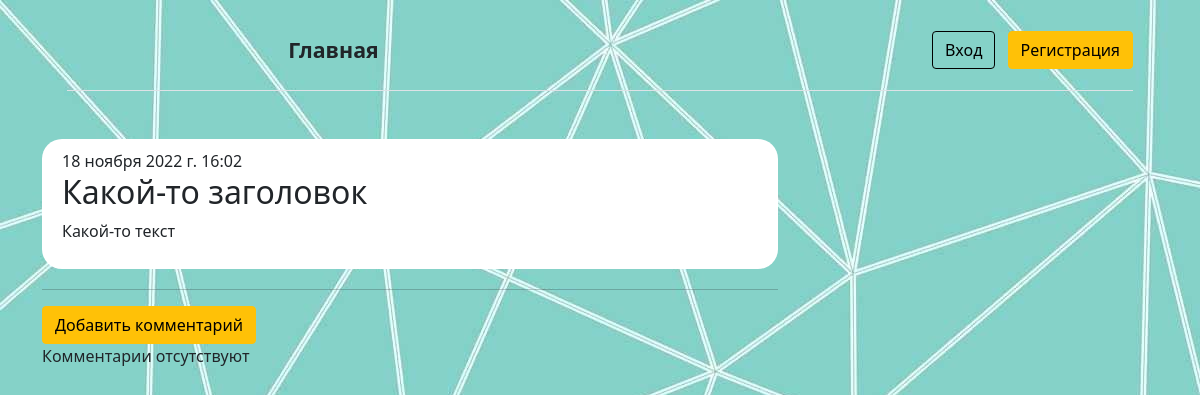
Page /blog/posts/1/ on the committed database.
### blog/models.py (models this page shows, shortened)
class Post(models.Model):
    author = models.ForeignKey(settings.AUTH_USER_MODEL,
                               on_delete=models.CASCADE)
    title = models.CharField(max_length=200, verbose_name="Заголовок")
    text = models.CharField(max_length=400, verbose_name="Текст статьи")
    created_date = models.DateTimeField(default=timezone.now,
                                        verbose_name="Дата создания")
    published_date = models.DateTimeField(blank=True,
                                          null=True,
                                          verbose_name="Дата публикации")
    is_published = models.BooleanField(default=False,
                                       verbose_name="Запись опубликована?")
    objects = PostManager()
    published = PostPublishedManager()
    def is_publish(self):
        return True if self.published_date else False
    class Meta:
        verbose_name = "Запись в блоге"
        verbose_name_plural = "Запись в блоге"

### blog/views.py (the view)
# urls.py: path('posts/<int:id>/', views.post_detail, name='post_detail'),
def post_detail(request, id):
    post = get_object_or_404(Post, id=id)
    if not post.is_publish() and not request.user.is_staff:
        raise Http404("Запись в блоге не найдена")
    return render(request, 'blog/post_detail.html', {'post': post})

### blog/managers.py (called while the page is built)
    def get_queryset(self):
        return PostQuerySet(self.model, using=self._db)

### blog/templates/blog/post_detail.html (shortened to what this page needs)
{% extends 'blog/base.html' %}
{% block content %}
    <br>
    <div class="post" style="background: #ffffff; margin-bottom: 20px; padding: 10px; padding-left: 20px;
          border-width: 30px;border-color: black ;border-radius: 20px">
        {% if post.published_date %}
        <div class="date">
            {{ post.published_date }}
        </div>
        {% else %}
            <a class="btn btn-default" href="{% url 'post_publish' id=post.id %}">Опубликовать</a>
        {% endif %}
        <h2>{{ post.title }}</h2>
        <p>{{ post.text|linebreaksbr }}</p>
    </div>
    <hr>
    <div>
    <a class="btn btn-warning" href="{% url 'add_comment' id=post.id %}">Добавить комментарий</a>
    {% for comment in post.comments.all %}
        <div class="comment" style="background: #ffffff; margin-bottom: 20px; padding: 10px; padding-left: 20px;
          border-radius: 20px">
            <div class="date">{{ comment.created_date }}</div>
            <strong>{{ comment.author }}</strong>
            <p>{{ comment.text|linebreaks }}</p>
        </div>
        {% empty %}
            <p>Комментарии отсутствуют</p>
    {% endfor %}
    </div>
{% endblock %}

### blog/static/blog/css/theme.css (style rules this page uses)
body { background-image: url('../image/1.jpg'); background-repeat: repeat; height: 100%; }
body { margin: 0; font-family: var(--bs-body-font-family); font-size: var(--bs-body-font-size); font-weight: var(--bs-body-font-weight); line-height: var(--bs-body-line-height); color: var(--bs-body-color); -webkit-text-size-adjust: 100%; -webkit-tap-highlight-color: transparent; }
:root { --bs-blue: #0d6efd; --bs-indigo: #6610f2; --bs-purple: #6f42c1; --bs-pink: #d63384; --bs-red: #dc3545; --bs-orange: #fd7e14; --bs-yellow: #ffc107; --bs-green: #198754; --bs-teal: #20c997; --bs-cyan: #0dcaf0; --bs-white: #fff; --bs-gray: #6c757d; --bs-gray-dark: #343a40; --bs-gray-100: #f8f9fa; --bs-gray-200: #e9ecef; --bs-gray-300: #dee2e6; --bs-gray-400: #ced4da; --bs-gray-500: #adb5bd; --bs-gray-600: #6c757d; --bs-gray-700: #495057; --bs-gray-800: #343a40; --bs-gray-900: #212529; --bs-primary: #0d6efd; --bs-secondary: #6c757d; --bs-success: #198754; --bs-info: #0dcaf0; --bs-warning: #ffc107; --bs-danger: #dc3545; --bs-light: #f8f9fa; --bs-dark: #212529; --bs-primary-rgb: 13,110,253; --bs-secondary-rgb: 108,117,125; --bs-success-rgb: 25,135,84; --bs-info-rgb: 13,202,240; --bs-warning-rgb: 255,193,7; --bs-danger-rgb: 220,53,69; --bs-light-rgb: 248,249,250; --bs-dark-rgb: 33,37,41; --bs-white-rgb: 255,255,255; --bs-black-rgb: 0,0,0; --bs-body-color-rgb: 33,37,41; --bs-body-bg-rgb: 255,255,255; --bs-font-sans-serif: system-ui,-apple-system,"Segoe UI",Roboto,"Helvetica Neue",Arial,"Noto Sans","Liberation Sans",sans-serif,"Apple Color Emoji","Segoe UI Emoji","Segoe UI Symbol","Noto Color Emoji"; --bs-font-monospace: SFMono-Regular,Menlo,Monaco,Consolas,"Liberation Mono","Courier New",monospace; --bs-gradient: linear-gradient(180deg, rgba(255, 255, 255, 0.15), rgba(255, 255, 255, 0)); --bs-body-font-family: var(--bs-font-sans-serif); --bs-body-font-size: 1rem; --bs-body-font-weight: 400; --bs-body-line-height: 1.5; --bs-body-color: #212529; }
*,::after,::before { box-sizing:border-box; }
a { color:#0d6efd;text-decoration:underline; }
.btn { display:inline-block;font-weight:400;line-height:1.5;color:#212529;text-align:center; text-decoration:none;vertical-align:middle;cursor:pointer; -webkit-user-select:none;-moz-user-select:none; user-select:none;background-color:transparent;border:1px solid transparent; padding:.375rem .75rem;font-size:1rem;border-radius:.25rem; transition:color .15s ease-in-out,background-color .15s ease-in-out,border-color .15s ease-in-out,box-shadow .15s ease-in-out; }
.btn-warning { color:#000;background-color:#ffc107;border-color:#ffc107; }

### rows in the picture
Post: published_date "18 ноября 2022 г. 16:02", title "Какой-то заголовок", text "Какой-то текст"
